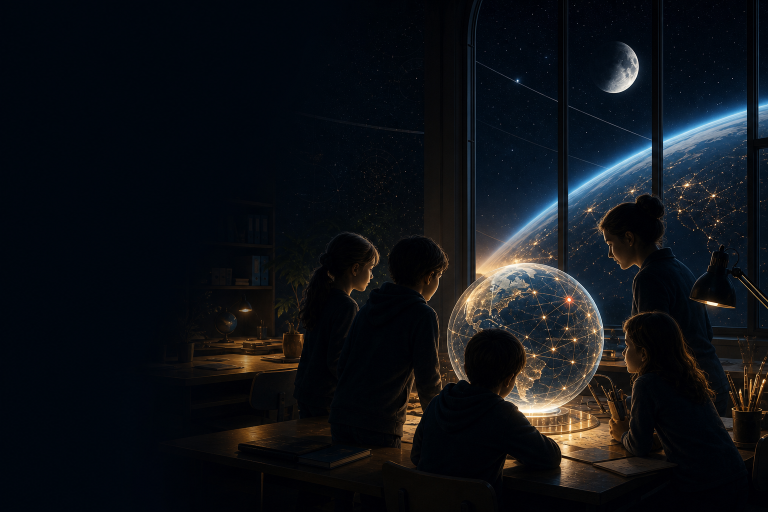
#> input picture assets/campaign-posters/generated-20260616/astronautiste-mission-control-classroom-wide.png, 1536 x 1024 px (shown at 1/2 size)
$ python generate-astronautiste-series-25.py
#> lines starting #> are read from the running program, lines starting #| are printed output that depends on the picture
#!/usr/bin/env python3
"""Generate 25 consistent Astronautiste campaign poster sets.

Outputs per topic:
- clean high-res vertical background: 2400x3600, 300 DPI
- clean high-res wide background: 3840x2160, 300 DPI
- clean social/OG background: 1200x630, 300 DPI
- high-res vertical poster: 2400x3600, 300 DPI
- high-res wide poster: 3840x2160, 300 DPI
- social/OG preview: 1200x630, 300 DPI
"""

from __future__ import annotations

import json
import math
import re
from dataclasses import dataclass
from pathlib import Path

from PIL import Image, ImageDraw, ImageEnhance, ImageFilter, ImageFont


ROOT = Path(__file__).resolve().parents[1]
BG_SOURCES = [
    ROOT / "assets/campaign-posters/generated-20260616/astronautiste-mission-control-classroom-wide.png",
    ROOT / "assets/campaign-posters/generated-20260616/astronautiste-hill-rocket-trail-wide.png",
    ROOT / "assets/campaign-posters/generated-20260616/astronautiste-generational-stewardship-vertical.png",
    ROOT / "assets/campaign-posters/generated-20260616/astronautiste-observatory-curiosity-vertical.png",
]

OUT_ROOT = ROOT / "assets/campaign-posters/series-25-20260616"
OUT_VERTICAL = OUT_ROOT / "vertical"
OUT_WIDE = OUT_ROOT / "wide-16x9"
OUT_CLEAN_VERTICAL = OUT_ROOT / "clean/vertical"
OUT_CLEAN_WIDE = OUT_ROOT / "clean/wide-16x9"
OUT_SOCIAL = ROOT / "static/og/social/series-25-20260616"
OUT_THUMBS = OUT_SOCIAL / "thumbs"
OUT_CLEAN_SOCIAL = OUT_SOCIAL / "clean"
OUT_CLEAN_THUMBS = OUT_SOCIAL / "thumbs/clean"
OUT_STATIC_CAMPAIGN = ROOT / "static/campaign/series-25-20260616"
OUT_STATIC_CLEAN_VERTICAL = OUT_STATIC_CAMPAIGN / "clean/vertical"
OUT_STATIC_CLEAN_WIDE = OUT_STATIC_CAMPAIGN / "clean/wide-16x9"
OUT_STATIC_RENDERED_VERTICAL = OUT_STATIC_CAMPAIGN / "rendered/vertical"
OUT_STATIC_RENDERED_WIDE = OUT_STATIC_CAMPAIGN / "rendered/wide-16x9"

VOID = "#0a0a0a"
WHITE = "#f8f8f8"
BLUE = "#4aa3df"
SPACE = "#1d3557"
GOLD = "#d4a574"
RED = "#e63946"
GRAY = "#b8c2cf"
MUTED = "#7e8da3"

FONT_HEAD = "/System/Library/Fonts/Supplemental/Arial Narrow Bold.ttf"
FONT_BOLD = "/System/Library/Fonts/Supplemental/Arial Bold.ttf"
FONT_REG = "/System/Library/Fonts/Supplemental/Arial.ttf"


@dataclass(frozen=True)
class Topic:
    slug: str
    headline: str
    subhead: str
    proof: str
    accent: str


TOPICS = [
    Topic("zvedavost-je-start", "Zvědavost je start.", "Každá velká cesta začíná otázkou.", "Podporujeme děti, které se ptají proč.", "ZVĚDAVOST"),
    Topic("kazde-dite-na-orbitu", "Každé dítě na orbitu.", "Jeden pohled na Zemi může změnit celý život.", "Perspektiva není luxus. Je to základ.", "PERSPEKTIVA"),
    Topic("myslet-hvezd", "Myslíme na hvězdy.", "Dívat se dál než za nejbližší horizont.", "Učíme odvaze, která stojí na poznání.", "HORIZONT"),
    Topic("jednat-vedecky", "Jednáme vědecky.", "Nadšení nestačí. Důkaz rozhoduje.", "Pozorovat, ověřit, teprve potom tvrdit.", "DŮKAZ"),
    Topic("jedna-planeta", "Jedna planeta.", "Všichni sdílíme stejný domov i odpovědnost.", "Kosmický pohled vrací věcem měřítko.", "DOMOV"),
    Topic("hranice-konci", "Hranice končí.", "Zvědavost nezná ploty ani mapové čáry.", "Věda spojuje tam, kde svět rozděluje.", "BEZ HRANIC"),
    Topic("budoucnost-je-smer", "Budoucnost je směr.", "Není to místo, kam dorazíme náhodou.", "Volíme ji dnešními rozhodnutími.", "SMĚR"),
    Topic("lekce-ktere-musis-videt", "Některé lekce musíš vidět.", "Zážitek učí rychleji než tisíc slov.", "Pohled z výšky mění vztah k Zemi.", "ZÁŽITEK"),
    Topic("odvaha-ptat-se", "Odvaha ptát se.", "Nejlepší otázky často zní jednoduše.", "Děti potřebují prostor hledat vlastní odpovědi.", "OTÁZKY"),
    Topic("veda-je-dobrodruzstvi", "Věda je dobrodružství.", "Ne útěk od světa, ale cesta k jeho pochopení.", "Objevování začíná tam, kde končí jistota.", "OBJEV"),
    Topic("budujeme-pro-ty-po-nas", "Budujeme pro ty po nás.", "Každé rozhodnutí má svůj zítřek.", "Děti zdědí výsledky naší odvahy i opatrnosti.", "ZÍTŘEK"),
    Topic("velke-sny-potrebuji-oporu", "Velké sny potřebují oporu.", "Talent nestačí, když chybí příležitost.", "Otevíráme cestu dětem bez ohledu na start.", "PŘÍLEŽITOST"),
    Topic("vesmir-neni-luxus", "Vesmír není luxus.", "Je to perspektiva, kterou si zaslouží každý.", "Nejde o útěk vzhůru. Jde o návrat k Zemi.", "PERSPEKTIVA"),
    Topic("zeme-z-vysky", "Země z výšky.", "Malý pohled, velká odpovědnost.", "Kdo vidí celek, rozhoduje méně krátkozrace.", "ODPOVĚDNOST"),
    Topic("ucime-se-divat", "Učíme se dívat.", "Ne rychle soudit, ale přesně pozorovat.", "Pozornost je první nástroj vědy.", "POZOROVÁNÍ"),
    Topic("kazda-otazka-ma-orbitu", "Každá otázka má orbitu.", "Když ji sleduješ dost dlouho, ukáže souvislosti.", "Zvědavost drží myšlení v pohybu.", "SOUVISLOSTI"),
    Topic("mirit-vysoko", "Mířit vysoko.", "Pro všechny. Ne jen pro vyvolené.", "Budoucnost má být otevřená, ne exkluzivní.", "PRO VŠECHNY"),
    Topic("skola-jako-ridici-stredisko", "Škola jako řídicí středisko.", "Třída může být první mise.", "Stačí dát dětem nástroje a důvěru.", "MISE"),
    Topic("dnesni-rozhodnuti", "Dnešní rozhodnutí.", "Jejich zítřek.", "To, co podpoříme dnes, ponese svět zítra.", "ZÍTŘEK"),
    Topic("svetlo-pro-zvedave", "Světlo pro zvídavé.", "Někdy stačí jedna jiskra.", "Dobrá otázka dokáže rozzářit celý směr.", "JISKRA"),
    Topic("poznej-aby-chranil", "Poznej, abys chránil.", "Planetu chráníme líp, když jí rozumíme.", "Vztah k Zemi začíná zkušeností.", "PLANETA"),
    Topic("technologie-s-lidskym-meritkem", "Technologie s lidským měřítkem.", "Stroje jsou nástroje. Směr určují lidé.", "Věda má sloužit dětem, ne naopak.", "MĚŘÍTKO"),
    Topic("spolecny-horizont", "Společný horizont.", "Budoucnost není soutěž jednotlivců.", "Nejlepší mise se staví společně.", "SPOLU"),
    Topic("duvera-v-dukazy", "Důvěra v důkazy.", "Ne v dojmy. Ne v hluk.", "Když děti učíme ověřovat, učíme je svobodě.", "DŮVĚRA"),
    Topic("zacni-otazkou", "Začni otázkou.", "Pak sleduj, kam tě dovede.", "Tak vzniká věda. Tak roste odvaha.", "ZAČÁTEK"),
]


def font(path: str, size: int) -> ImageFont.FreeTypeFont:
    return ImageFont.truetype(path, size)


# [6 lines left out: function slugify, not called in this run]


def cover(path: Path, size: tuple[int, int], bias_x: float = 0.5, bias_y: float = 0.5) -> Image.Image:
    img = Image.open(path).convert("RGB")
    w, h = img.size
    tw, th = size
    scale = max(tw / w, th / h)
    nw, nh = int(w * scale), int(h * scale)
    img = img.resize((nw, nh), Image.Resampling.LANCZOS)
    left = int((nw - tw) * bias_x)
    top = int((nh - th) * bias_y)
    return img.crop((left, top, left + tw, top + th))


def overlay_gradients(img: Image.Image, layout: str) -> Image.Image:
    w, h = img.size
    base = ImageEnhance.Color(img).enhance(0.82)
    base = ImageEnhance.Contrast(base).enhance(1.08)
    sw = 320
    sh = max(1, round(h * (sw / w)))
    overlay_small = Image.new("RGBA", (sw, sh), (0, 0, 0, 0))
    overlay = Image.new("RGBA", (sw, sh), (0, 0, 0, 0))
    px = overlay.load()
    for y in range(sh):
        for x in range(sw):
            if layout == "vertical":
                left = max(0, 1 - x / (sw * 0.72))
                top = max(0, 1 - y / (sh * 0.58))
                bottom = max(0, (y - sh * 0.70) / (sh * 0.30))
                a = int(min(225, 35 + 170 * max(left, top * 0.75, bottom * 0.8)))
            else:
                left = max(0, 1 - x / (sw * 0.62))
                bottom = max(0, (y - sh * 0.55) / (sh * 0.45))
                a = int(min(220, 25 + 185 * max(left, bottom * 0.55)))
            px[x, y] = (10, 10, 10, a)
    overlay = Image.alpha_composite(overlay_small, overlay).resize((w, h), Image.Resampling.BICUBIC)
    return Image.alpha_composite(base.convert("RGBA"), overlay)


def clean_canvas(bg: Path, size: tuple[int, int], layout: str, bias_x: float, bias_y: float) -> Image.Image:
    return overlay_gradients(cover(bg, size, bias_x, bias_y), layout)


def text_bbox(draw: ImageDraw.ImageDraw, xy: tuple[int, int], text: str, fnt: ImageFont.FreeTypeFont) -> tuple[int, int, int, int]:
    return draw.textbbox(xy, text, font=fnt)


def fit_text(draw: ImageDraw.ImageDraw, text: str, max_width: int, font_path: str, start_size: int, min_size: int) -> ImageFont.FreeTypeFont:
    size = start_size
    while size >= min_size:
        fnt = font(font_path, size)
        if text_bbox(draw, (0, 0), text, fnt)[2] <= max_width:
            return fnt
        size -= 4
    return font(font_path, min_size)


def wrap_words(draw: ImageDraw.ImageDraw, text: str, fnt: ImageFont.FreeTypeFont, max_width: int) -> list[str]:
    words = text.split()
    lines: list[str] = []
    current = ""
    for word in words:
        candidate = f"{current} {word}".strip()
        if text_bbox(draw, (0, 0), candidate, fnt)[2] <= max_width:
            current = candidate
        else:
            if current:
                lines.append(current)
            current = word
    if current:
        lines.append(current)
    return lines


def draw_mark(draw: ImageDraw.ImageDraw, x: int, y: int, s: int) -> None:
    draw.polygon([(x + s * 0.50, y), (x + s * 0.88, y + s), (x + s * 0.72, y + s), (x + s * 0.50, y + s * 0.36), (x + s * 0.28, y + s), (x + s * 0.12, y + s)], fill=WHITE)
    draw.line([(x + s * 0.16, y + s * 0.72), (x + s * 0.88, y + s * 0.22)], fill=BLUE, width=max(4, s // 12))
    draw.ellipse((x + s * 0.83, y + s * 0.15, x + s * 0.93, y + s * 0.25), fill=WHITE)


def draw_icon_row(draw: ImageDraw.ImageDraw, x: int, y: int, w: int, scale: int, labels: list[str]) -> None:
    fnt = font(FONT_BOLD, scale)
    small = font(FONT_REG, int(scale * 0.70))
    count = len(labels)
    col_w = w // count
    for i, label in enumerate(labels):
        cx = x + i * col_w + col_w // 2
        cy = y
        if i > 0:
            draw.line((x + i * col_w, y - scale, x + i * col_w, y + scale * 2), fill=(248, 248, 248, 85), width=max(2, scale // 8))
        r = scale // 2
        draw.ellipse((cx - r, cy - r, cx + r, cy + r), outline=BLUE, width=max(2, scale // 8))
        draw.line((cx - r // 2, cy, cx + r // 2, cy), fill=GOLD, width=max(2, scale // 10))
        tw = text_bbox(draw, (0, 0), label, fnt)[2]
        draw.text((cx - tw // 2, y + scale), label, font=fnt, fill=WHITE)
        sub = ["VĚDA", "ODVAHA", "PLANETA", "BUDOUCNOST"][i % 4]
        sw = text_bbox(draw, (0, 0), sub, small)[2]
        draw.text((cx - sw // 2, y + int(scale * 1.85)), sub, font=small, fill=BLUE)


def draw_brand(draw: ImageDraw.ImageDraw, x: int, y: int, scale: int, compact: bool = False) -> None:
    draw_mark(draw, x, y, scale)
    word = font(FONT_BOLD, int(scale * (0.31 if compact else 0.34)))
    tag = font(FONT_REG, int(scale * 0.13))
    tx = x + int(scale * 1.18)
    draw.text((tx, y + int(scale * 0.14)), "ASTRONAUTISTÉ", font=word, fill=WHITE)
    draw.text((tx, y + int(scale * 0.58)), "KAŽDÉ DÍTĚ NA ORBITU.", font=tag, fill=(160, 182, 210))


def draw_vertical(topic: Topic, bg: Path, out: Path, idx: int) -> None:
    size = (2400, 3600)
    img = clean_canvas(bg, size, "vertical", 0.54, 0.48)
    draw = ImageDraw.Draw(img)
    margin = 150
    max_w = 1120

    draw.text((margin, 120), "ASTRONAUTISTÉ", font=font(FONT_BOLD, 58), fill=WHITE)
    draw.line((margin, 205, margin + 520, 205), fill=(74, 163, 223, 190), width=5)
    draw.text((margin, 245), f"{idx:02d} · {topic.accent}", font=font(FONT_BOLD, 42), fill=GOLD)

    head = fit_text(draw, topic.headline.upper(), max_w, FONT_HEAD, 218, 120)
    lines = wrap_words(draw, topic.headline.upper(), head, max_w)
    y = 390
    for line in lines:
        draw.text((margin, y), line, font=head, fill=WHITE)
        y += int(head.size * 0.86)

    sub = font(FONT_BOLD, 70)
    sub_lines = wrap_words(draw, topic.subhead, sub, max_w)
    y += 48
    for line in sub_lines[:3]:
        draw.text((margin, y), line, font=sub, fill=BLUE)
        y += 86

    draw.rounded_rectangle((margin, y + 40, margin + 880, y + 165), radius=0, outline=(248, 248, 248, 170), width=4)
    draw.text((margin + 34, y + 66), "KAŽDÉ DÍTĚ", font=font(FONT_BOLD, 58), fill=WHITE)
    draw.text((margin + 390, y + 66), "NA ORBITU.", font=font(FONT_BOLD, 58), fill=BLUE)

    proof = font(FONT_REG, 48)
    proof_lines = wrap_words(draw, topic.proof, proof, 1120)
    py = y + 235
    draw.line((margin, py - 30, margin + 160, py - 30), fill=RED, width=10)
    for line in proof_lines[:3]:
        draw.text((margin, py), line, font=proof, fill=(230, 236, 244))
        py += 62

    draw_icon_row(draw, margin, 2750, 1400, 44, ["SNY", "VĚDA", "ZEMĚ", "SPOLU"])
    draw_brand(draw, margin, 3230, 180)
    draw.text((margin + 1180, 3360), "astronautiste.cz", font=font(FONT_REG, 44), fill=(190, 205, 222))
    draw.text((margin, 3525), "JEDNA PLANETA.  JEDEN DOMOV.  JEDNA BUDOUCNOST.", font=font(FONT_REG, 34), fill=(132, 151, 176))
    img.convert("RGB").save(out, quality=94, dpi=(300, 300), optimize=True)


def draw_wide(topic: Topic, bg: Path, out: Path, idx: int) -> None:
    size = (3840, 2160)
    img = clean_canvas(bg, size, "wide", 0.62, 0.48)
    draw = ImageDraw.Draw(img)
    margin = 170
    max_w = 1500

    draw.text((margin, 125), "ASTRONAUTISTÉ", font=font(FONT_BOLD, 58), fill=WHITE)
    draw.text((margin, 205), f"{idx:02d} · {topic.accent}", font=font(FONT_BOLD, 40), fill=GOLD)

    head = fit_text(draw, topic.headline.upper(), max_w, FONT_HEAD, 190, 108)
    y = 360
    for line in wrap_words(draw, topic.headline.upper(), head, max_w)[:3]:
        draw.text((margin, y), line, font=head, fill=WHITE)
        y += int(head.size * 0.88)

    sub = font(FONT_BOLD, 68)
    y += 42
    for line in wrap_words(draw, topic.subhead, sub, max_w)[:3]:
        draw.text((margin, y), line, font=sub, fill=BLUE)
        y += 82

    proof = font(FONT_REG, 44)
    y += 40
    draw.line((margin, y - 25, margin + 140, y - 25), fill=RED, width=9)
    for line in wrap_words(draw, topic.proof, proof, 1220)[:3]:
        draw.text((margin, y), line, font=proof, fill=(228, 235, 244))
        y += 58

    draw_brand(draw, margin, 1810, 150, compact=True)
    draw.rounded_rectangle((margin + 1220, 1830, margin + 1950, 1935), radius=0, outline=(248, 248, 248, 150), width=4)
    draw.text((margin + 1260, 1852), "KAŽDÉ DÍTĚ NA ORBITU.", font=font(FONT_BOLD, 44), fill=WHITE)
    draw.text((margin + 2200, 1870), "astronautiste.cz", font=font(FONT_REG, 40), fill=(190, 205, 222))
    img.convert("RGB").save(out, quality=94, dpi=(300, 300), optimize=True)


def draw_social(topic: Topic, bg: Path, out: Path, idx: int) -> None:
    size = (1200, 630)
    img = clean_canvas(bg, size, "wide", 0.62, 0.48)
    draw = ImageDraw.Draw(img)
    margin = 54
    max_w = 540

    draw.text((margin, 42), "ASTRONAUTISTÉ", font=font(FONT_BOLD, 23), fill=WHITE)
    draw.text((margin, 76), f"{idx:02d} · {topic.accent}", font=font(FONT_BOLD, 17), fill=GOLD)

    head = fit_text(draw, topic.headline.upper(), max_w, FONT_HEAD, 66, 42)
    y = 128
    for line in wrap_words(draw, topic.headline.upper(), head, max_w)[:3]:
        draw.text((margin, y), line, font=head, fill=WHITE)
        y += int(head.size * 0.88)

    sub = font(FONT_BOLD, 25)
    y += 16
    for line in wrap_words(draw, topic.subhead, sub, max_w)[:2]:
        draw.text((margin, y), line, font=sub, fill=BLUE)
        y += 32

    draw.line((margin, 486, margin + 72, 486), fill=RED, width=5)
    draw.text((margin, 508), "KAŽDÉ DÍTĚ NA ORBITU.", font=font(FONT_BOLD, 27), fill=WHITE)
    draw.text((margin, 550), "astronautiste.cz", font=font(FONT_REG, 20), fill=(196, 210, 228))
    draw_mark(draw, 975, 485, 90)
    img.convert("RGB").save(out, quality=90, dpi=(300, 300), optimize=True)


# [12 lines left out: function make_contact_sheet, not called in this run]


def main() -> None:
    for path in [
        OUT_VERTICAL, OUT_WIDE, OUT_CLEAN_VERTICAL, OUT_CLEAN_WIDE,
        OUT_SOCIAL, OUT_THUMBS, OUT_CLEAN_SOCIAL, OUT_CLEAN_THUMBS,
        OUT_STATIC_CLEAN_VERTICAL, OUT_STATIC_CLEAN_WIDE,
        OUT_STATIC_RENDERED_VERTICAL, OUT_STATIC_RENDERED_WIDE,
    ]:
        path.mkdir(parents=True, exist_ok=True)

    rows = ["# Astronautiste Series 25 — generated outputs", ""]
    rows.append("| # | Topic | Clean vertical | Clean wide | Clean social | Rendered vertical | Rendered wide | Rendered social |")
    rows.append("|---:|---|---|---|---|---|---|---|")

    social_paths: list[Path] = []
    clean_social_paths: list[Path] = []
    manifest = {
        "version": "20260616",
        "brand": "Astronautiste",
        "formats": {
            "clean_vertical": {"size": [2400, 3600], "dpi": 300},
            "clean_wide_16x9": {"size": [3840, 2160], "dpi": 300},
            "clean_social": {"size": [1200, 630], "dpi": 300},
            "rendered_vertical": {"size": [2400, 3600], "dpi": 300},
            "rendered_wide_16x9": {"size": [3840, 2160], "dpi": 300},
            "rendered_social": {"size": [1200, 630], "dpi": 300},
        },
        "css_tokens": {
            "void": VOID,
            "presence": WHITE,
            "space": SPACE,
            "gold": GOLD,
            "signal": RED,
            "blue": BLUE,
            "font_family": "Inter, Arial, Helvetica, sans-serif",
        },
        "topics": [],
    }
    for idx, topic in enumerate(TOPICS, start=1):
        bg = BG_SOURCES[(idx - 1) % len(BG_SOURCES)]
        slug = f"{idx:02d}-{topic.slug or slugify(topic.headline)}"
        clean_vertical = OUT_CLEAN_VERTICAL / f"astronautiste-{slug}-clean-vertical.jpg"
        clean_wide = OUT_CLEAN_WIDE / f"astronautiste-{slug}-clean-wide-16x9.jpg"
        clean_social = OUT_CLEAN_SOCIAL / f"astronautiste-{slug}-clean-social.jpg"
        clean_thumb = OUT_CLEAN_THUMBS / f"astronautiste-{slug}-clean-thumb.jpg"
        vertical = OUT_VERTICAL / f"astronautiste-{slug}-vertical.jpg"
        wide = OUT_WIDE / f"astronautiste-{slug}-wide-16x9.jpg"
        social = OUT_SOCIAL / f"astronautiste-{slug}-social.jpg"
        thumb = OUT_THUMBS / f"astronautiste-{slug}-thumb.jpg"
        static_clean_vertical = OUT_STATIC_CLEAN_VERTICAL / clean_vertical.name
        static_clean_wide = OUT_STATIC_CLEAN_WIDE / clean_wide.name
        static_rendered_vertical = OUT_STATIC_RENDERED_VERTICAL / vertical.name
        static_rendered_wide = OUT_STATIC_RENDERED_WIDE / wide.name

        clean_v = clean_canvas(bg, (2400, 3600), "vertical", 0.54, 0.48).convert("RGB")
#> in cover, img is the input picture: PIL image 1536x1024 RGB; mean R, G, B 15, 18.2, 22.8
#> in cover, `return img.crop((left, top, left + tw, top + th))`:
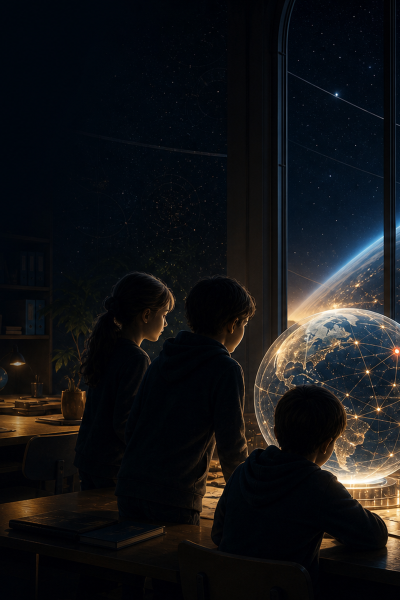
#> returned value: PIL image 2400x3600 RGB (shown at 1/6 size); mean R, G, B 19, 20, 22.3
#> in overlay_gradients, `w, h = img.size`: w = 2400; h = 3600
#> in overlay_gradients, `sh = max(1, round(h * (sw / w)))`: sh = 480
        clean_w = clean_canvas(bg, (3840, 2160), "wide", 0.62, 0.48).convert("RGB")
#> call 2 of cover, with size = (3840, 2160), bias_x = 0.62, bias_y = 0.48
#> in cover (call 2), `return img.crop((left, top, left + tw, top + th))`:
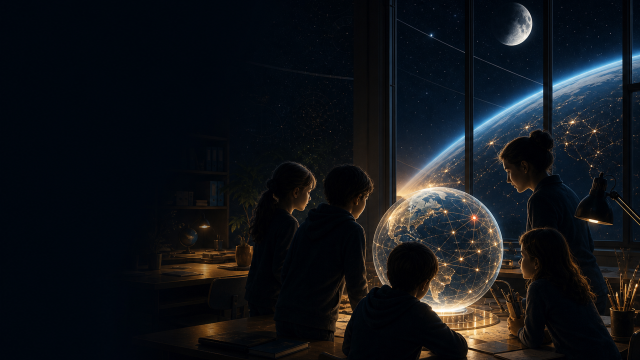
#> returned value: PIL image 3840x2160 RGB (shown at 1/6 size); mean R, G, B 17.3, 20.6, 25.1
        clean_v.save(clean_vertical, quality=94, dpi=(300, 300), optimize=True)
        clean_w.save(clean_wide, quality=94, dpi=(300, 300), optimize=True)
        clean_v.save(static_clean_vertical, quality=88, dpi=(300, 300), optimize=True)
        clean_w.save(static_clean_wide, quality=88, dpi=(300, 300), optimize=True)
        clean_canvas(bg, (1200, 630), "wide", 0.62, 0.48).convert("RGB").save(clean_social, quality=90, dpi=(300, 300), optimize=True)
#> call 3 of overlay_gradients, with layout = 'wide'
#> in overlay_gradients (call 3), `w, h = img.size`: w = 1200; h = 630
#> in overlay_gradients (call 3), `sh = max(1, round(h * (sw / w)))`: sh = 168
#> in overlay_gradients (call 3), `overlay = Image.alpha_composite(overlay_small, overlay).resize((w, h),..`:
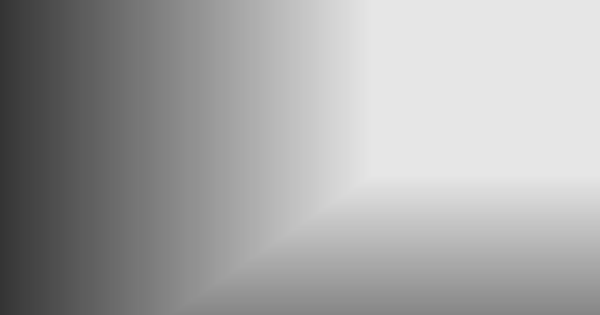
#> overlay: PIL image 1200x630 RGBA (shown at 1/2 size); mean R, G, B, A 9.6, 9.6, 9.6, 93.4; transparent parts drawn white
#> in overlay_gradients (call 3), `return Image.alpha_composite(base.convert("RGBA"), overlay)`:
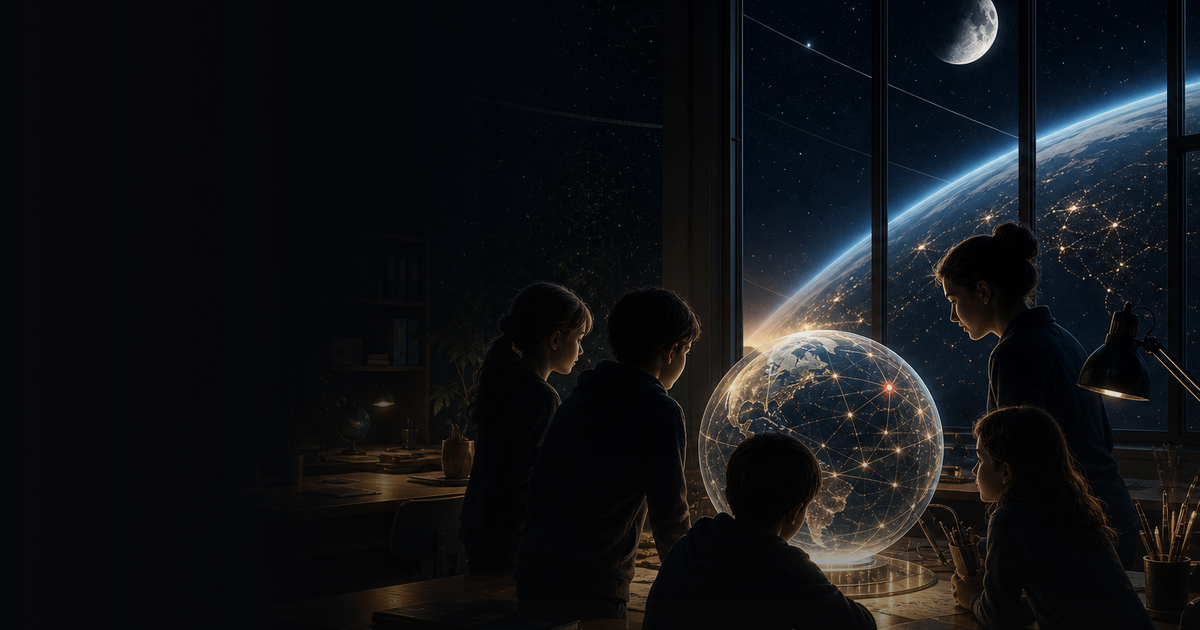
#> returned value: PIL image 1200x630 RGBA; mean R, G, B, A 17.4, 19.2, 22, 255
        draw_vertical(topic, bg, vertical, idx)
#> (the rest of the program and of its run is left out)
